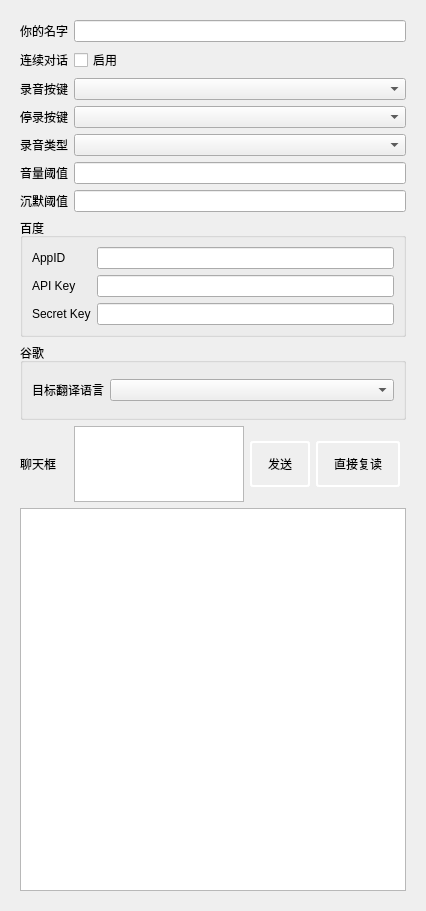
          <widget class="QWidget" name="scrollAreaWidgetContents_3">
           <property name="geometry">
            <rect>
             <x>0</x>
             <y>0</y>
             <width>426</width>
             <height>911</height>
            </rect>
           </property>
           <layout class="QVBoxLayout" name="verticalLayout_3">
            <item>
             <widget class="QWidget" name="widget_2" native="true">
              <layout class="QGridLayout" name="gridLayout_40" rowstretch="1,1,1,1,1,1,1,1,1,1,5,0" columnstretch="1,8,1,0,0" rowminimumheight="1,1,1,1,1,1,1,1,1,1,1,0">
               <item row="8" column="0" colspan="5">
                <widget class="QGroupBox" name="groupBox_talk_google">
                 <property name="title">
                  <string>谷歌</string>
                 </property>
                 <layout class="QGridLayout" name="gridLayout_41" columnstretch="1,8">
                  <item row="1" column="1">
                   <widget class="QComboBox" name="comboBox_talk_google_tgt_lang"/>
                  </item>
                  <item row="1" column="0">
                   <widget class="QLabel" name="label_talk_google_tgt_lang">
                    <property name="text">
                     <string>目标翻译语言</string>
                    </property>
                   </widget>
                  </item>
                 </layout>
                </widget>
               </item>
               <item row="4" column="0">
                <widget class="QLabel" name="label_talk_type">
                 <property name="text">
                  <string>录音类型</string>
                 </property>
                </widget>
               </item>
               <item row="5" column="0">
                <widget class="QLabel" name="label_talk_volume_threshold">
                 <property name="text">
                  <string>音量阈值</string>
                 </property>
                </widget>
               </item>
               <item row="0" column="0">
                <widget class="QLabel" name="label_talk_username">
                 <property name="text">
                  <string>你的名字</string>
                 </property>
                </widget>
               </item>
               <item row="1" column="0">
                <widget class="QLabel" name="label_talk_continuous_talk">
                 <property name="text">
                  <string>连续对话</string>
                 </property>
                </widget>
               </item>
               <item row="5" column="1" colspan="4">
                <widget class="QLineEdit" name="lineEdit_talk_volume_threshold"/>
               </item>
               <item row="2" column="0">
                <widget class="QLabel" name="label_talk_trigger_key">
                 <property name="text">
                  <string>录音按键</string>
                 </property>
                </widget>
               </item>
               <item row="7" column="0" colspan="5">
                <widget class="QGroupBox" name="groupBox_talk_baidu">
                 <property name="title">
                  <string>百度</string>
                 </property>
                 <layout class="QGridLayout" name="gridLayout_45">
                  <item row="0" column="1">
                   <widget class="QLineEdit" name="lineEdit_talk_baidu_app_id"/>
                  </item>
                  <item row="0" column="0">
                   <widget class="QLabel" name="label_talk_baidu_app_id">
                    <property name="text">
                     <string>AppID</string>
                    </property>
                   </widget>
                  </item>
                  <item row="1" column="1">
                   <widget class="QLineEdit" name="lineEdit_talk_baidu_api_key"/>
                  </item>
                  <item row="1" column="0">
                   <widget class="QLabel" name="label_talk_baidu_api_key">
                    <property name="text">
                     <string>API Key</string>
                    </property>
                   </widget>
                  </item>
                  <item row="2" column="0">
                   <widget class="QLabel" name="label_talk_baidu_secret_key">
                    <property name="text">
                     <string>Secret Key</string>
                    </property>
                   </widget>
                  </item>
                  <item row="2" column="1">
                   <widget class="QLineEdit" name="lineEdit_talk_baidu_secret_key"/>
                  </item>
                 </layout>
                </widget>
               </item>
               <item row="4" column="1" colspan="4">
                <widget class="QComboBox" name="comboBox_talk_type"/>
               </item>
               <item row="10" column="0" rowspan="2" colspan="5">
                <widget class="QTextBrowser" name="textBrowser_talk_log">
                 <property name="styleSheet">
                  <string notr="true">font: 12pt &quot;仿宋&quot;;
min-height:200px;
</string>
                 </property>
                </widget>
               </item>
               <item row="0" column="1" colspan="4">
                <widget class="QLineEdit" name="lineEdit_talk_username"/>
               </item>
               <item row="9" column="1">
                <widget class="QTextEdit" name="textEdit_talk_chat_box"/>
               </item>
               <item row="9" column="0">
                <widget class="QLabel" name="label_talk_chat_box">
                 <property name="text">
                  <string>聊天框</string>
                 </property>
                </widget>
               </item>
               <item row="1" column="1" colspan="4">
                <widget class="QCheckBox" name="checkBox_talk_continuous_talk">
                 <property name="text">
                  <string>启用</string>
                 </property>
                </widget>
               </item>
               <item row="3" column="1" colspan="4">
                <widget class="QComboBox" name="comboBox_talk_stop_trigger_key"/>
               </item>
               <item row="2" column="1" colspan="4">
                <widget class="QComboBox" name="comboBox_talk_trigger_key"/>
               </item>
               <item row="6" column="1" colspan="4">
                <widget class="QLineEdit" name="lineEdit_talk_silence_threshold"/>
               </item>
               <item row="3" column="0">
                <widget class="QLabel" name="label_talk_stop_trigger_key">
                 <property name="text">
                  <string>停录按键</string>
                 </property>
                </widget>
               </item>
               <item row="6" column="0">
                <widget class="QLabel" name="label_talk_silence_threshold">
                 <property name="text">
                  <string>沉默阈值</string>
                 </property>
                </widget>
               </item>
               <item row="9" column="3">
                <widget class="QPushButton" name="pushButton_talk_chat_box_reread">
                 <property name="cursor">
                  <cursorShape>PointingHandCursor</cursorShape>
                 </property>
                 <property name="styleSheet">
                  <string notr="true">text-align: center;
padding: 12px 16px;
font: 80 10pt &quot;微软雅黑&quot;;
border:2px solid #ffffff;
border-radius: 3px;</string>
                 </property>
                 <property name="text">
                  <string>直接复读</string>
                 </property>
                </widget>
               </item>
               <item row="9" column="2">
                <widget class="QPushButton" name="pushButton_talk_chat_box_send">
                 <property name="cursor">
                  <cursorShape>PointingHandCursor</cursorShape>
                 </property>
                 <property name="styleSheet">
                  <string notr="true">text-align: center;
padding: 12px 16px;
font: 80 10pt &quot;微软雅黑&quot;;
border:2px solid #ffffff;
border-radius: 3px;</string>
                 </property>
                 <property name="text">
                  <string>发送</string>
                 </property>
                </widget>
               </item>
              </layout>
             </widget>
            </item>
           </layout>
          </widget>
